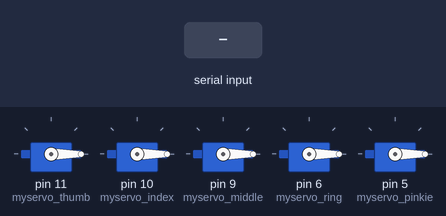
A sketch run on a simulated Arduino Uno, built with avr-gcc and run on an emulated ATmega328P. On the bench: 5 × servo. Inputs (shaded band) come from the test bench.

Above: at 1.2 s.
1.3 s: "a" received over Serial
At 1.8 s:
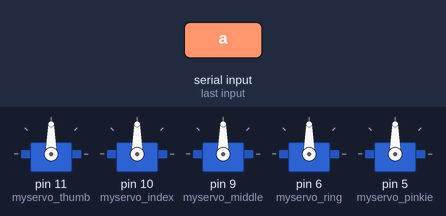
2.8 s: "b" received over Serial
At 4.2 s:
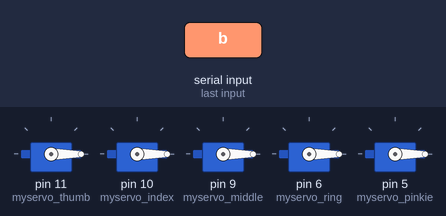
Timing chart, 0 to 5.8 s (numbered marks = the images above; inputs shaded):
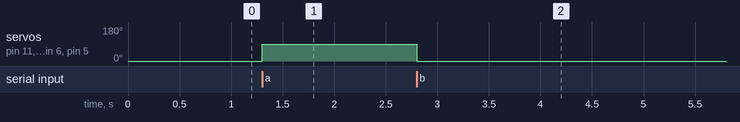

Measured:
- after the input at 1.3 s, servo on pin 11 (myservo_thumb), servo on pin 10 (myservo_index), servo on pin 9 (myservo_middle), servo on pin 6 (myservo_ring), servo on pin 5 (myservo_pinkie): 0° → 90° at once
- after the input at 2.8 s, servo on pin 11 (myservo_thumb), servo on pin 10 (myservo_index), servo on pin 9 (myservo_middle), servo on pin 6 (myservo_ring), servo on pin 5 (myservo_pinkie): 90° → 0° at once

The sketch:

RoboHand.ino
```cpp
#include <Servo.h>
Servo myservo_thumb;
Servo myservo_index;
Servo myservo_middle;
Servo myservo_ring;
Servo myservo_pinkie;
char serialData;

void setup()
{
  Serial.begin(9600);
  //Servo start
  myservo_thumb.write(0);
  myservo_index.write(0);
  myservo_middle.write(0);
  myservo_ring.write(0);
  myservo_pinkie.write(0);

  myservo_thumb.attach(11);
  myservo_index.attach(10);
  myservo_middle.attach(9);
  myservo_ring.attach(6);
  myservo_pinkie.attach(5);
}

void loop()
{

  if (Serial.available() > 0)
  {
    serialData = Serial.read();

    //Servos make a Open all
    if (serialData == 'a')
    {
      myservo_thumb.write(90);
      myservo_index.write(90);
      myservo_middle.write(90);
      myservo_ring.write(90);
      myservo_pinkie.write(90);
      delay(1000);
    }
    //Servos make a Closing all
    else if (serialData == 'b')
    {
      myservo_thumb.write(0);
      myservo_index.write(0);
      myservo_middle.write(0);
      myservo_ring.write(0);
      myservo_pinkie.write(0);
      delay(1000);
    }
  }
}
```
